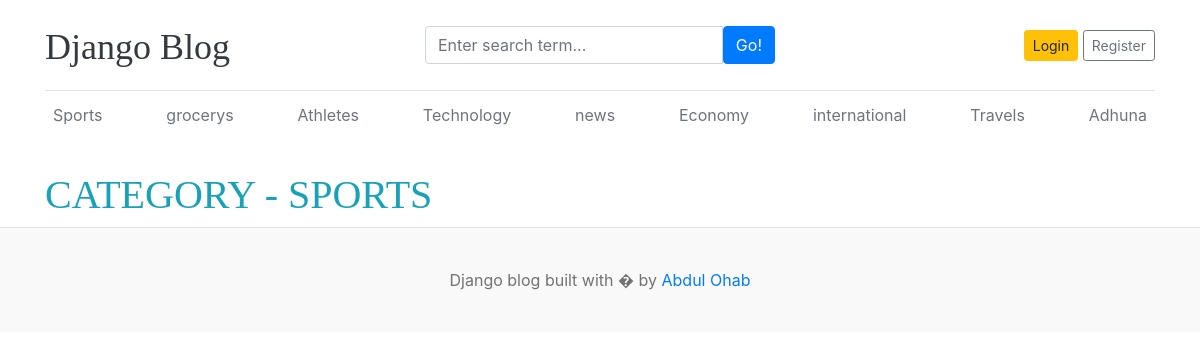
/category/blogs/1/, run on the app's committed database.
### home/models.py (models this page shows)
class Category(models.Model):
    category_name=models.CharField(max_length=50,unique=True)
    created_at=models.DateTimeField(auto_now_add=True)
    updated_at=models.DateTimeField(auto_now=True)
    def __str__(self):
        return self.category_name

### category/views.py (the view)
# urls.py: path('blogs/<int:category_id>/', views.categoryPage ,name='categoryPage'),
def categoryPage(request,category_id):
    posts=Blogs.objects.filter(status=1,category=category_id)
    categories = Category.objects.all()
    try:
        category=Category.objects.get(pk=category_id)
    except Category.DoesNotExist:
        return redirect('homePage')
    context={
        'posts':posts,
        'category':category,
        'categories':categories,
    }
    return render(request, 'category.html',context)

### templates/category.html (shortened to what this page needs)
{% extends 'base.html' %}
{% block content %}
  <h1 class="pt-4 text-uppercase text-bold text-info ">category - {{category}}</h1>
    </div>
{% endblock %}

### templates/header.html (shortened to what this page needs)
{% load static %}
<!DOCTYPE html>
<html lang="en">
<head>
    <link href="https://getbootstrap.com/docs/4.0/dist/css/bootstrap.min.css" rel="stylesheet">
    <link href="{% static 'css/blog.css' %}" rel="stylesheet">
  </head>
<body>
    <div class="container">
      <header class="blog-header py-3">
        <div class="row flex-nowrap justify-content-between align-items-center">
          <div class="col-4 pt-1">
            <a class="blog-header-logo text-dark" href="/">Django Blog</a>
          </div>
          <div class="col-4">
            <form action="{% url 'search' %}" method="GET" >
            <div class="input-group">
                <input class="form-control" type="text" name="keyword" placeholder="Enter search term..." aria-label="Enter search term..." aria-describedby="button-search" />
                <button type="submit" class="btn btn-primary" id="button-search" type="button">Go!</button>
            </div>
        </form>
          </div>
          <div class="col-4 d-flex justify-content-end align-items-center">
            {% if not user.is_authenticated %}
            <a class="btn btn-sm btn-warning" href="{% url 'loginPage'  %}">Login</a> &nbsp;
            <a class="btn btn-sm btn-outline-secondary" href="{% url 'registerPage'   %}">Register</a>
            {% else %}
            <span> <a href="{% url 'dashboardPage' %}" class="btn btn-sm btn-warning " > Dashboard </a> </span>&nbsp;
            <span> <a href="{% url 'logoutPage' %}"> Logout </a> </span>
            {% endif %}
          </div>
        </div>
      </header>
      <div class="nav-scroller py-1 mb-2">
        <nav class="nav d-flex justify-content-between ">
          {% for category in categories %}
          <a class="p-2 text-muted  " href="{% url 'categoryPage' category.id  %}"> {{category.category_name}}</a>
          {% endfor %}
        </nav>
      </div>

### static/css/blog.css (style rules this page uses)
.blog-header { border-bottom: 1px solid #e5e5e5; }
.blog-header-logo { font-family: "Playfair Display", Georgia, "Times New Roman", serif; font-size: 2.25rem; }
h1, h2, h3, h4, h5, h6 { font-family: "Playfair Display", Georgia, "Times New Roman", serif; }

### data on the page
Category: category_name "Sports", category_name "SPORTS"
Category: category_name "grocerys"
Category: category_name "Athletes"
Category: category_name "Technology"
Category: category_name "news"
Category: category_name "Economy"
Category: category_name "international"
Category: category_name "Travels"
Category: category_name "Adhuna"
